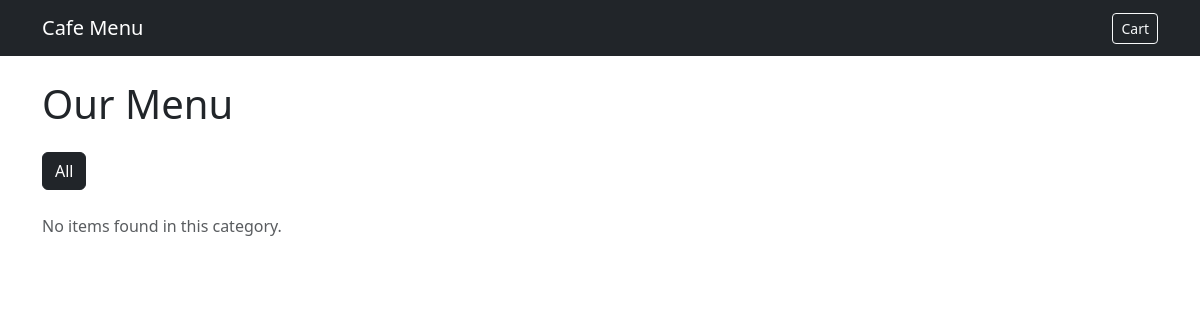
The app's page /, older data.
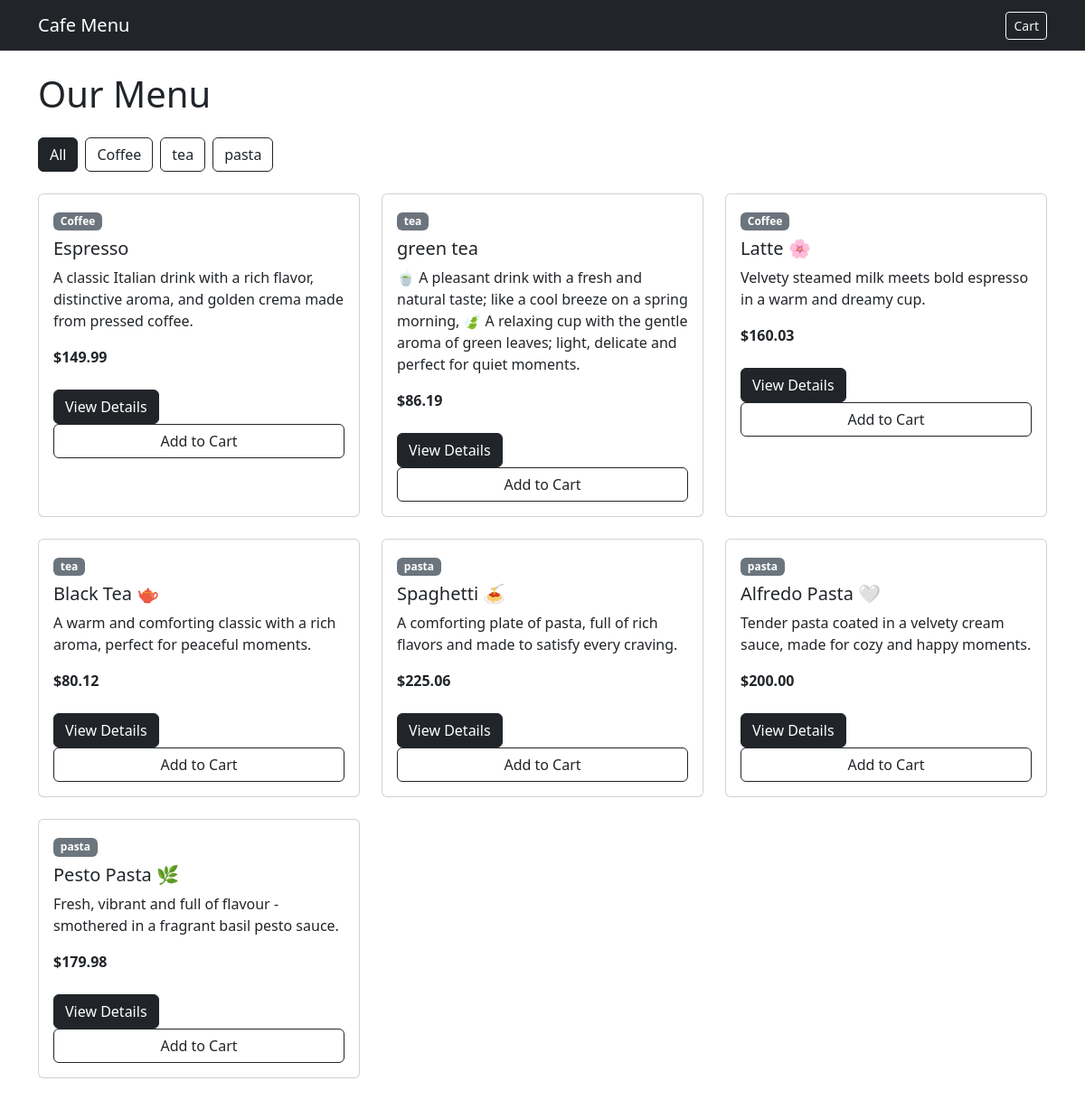
The same page, newer data.
### menu/models.py (models this page shows, shortened)
class Category(models.Model):
    name = models.CharField(max_length=100)
    class Meta:
        verbose_name_plural = "Categories"

class MenuItem(models.Model):
    category = models.ForeignKey(
        Category,
        on_delete=models.CASCADE,
        related_name="items"
    )
    name = models.CharField(max_length=100)
    description = models.TextField(blank=True)
    price = models.DecimalField(max_digits=8, decimal_places=2)
    is_available = models.BooleanField(default=True)

### menu/views.py (the view)
# urls.py: path('', views.menu_home, name='menu_home'),
def menu_home(request):
    categories = Category.objects.prefetch_related('items__images').all()
    selected_category = request.GET.get('category')
    if selected_category:
        items = MenuItem.objects.prefetch_related('images').filter(
            category__name__iexact=selected_category,
            is_available=True
        )
    else:
        items = MenuItem.objects.prefetch_related('images').filter(is_available=True)
    for item in items:
        item.primary_image = item.images.filter(is_primary=True).first() or item.images.first()
    return render(request, 'menu/menu_home.html', {
        'categories': categories,
        'items': items,
        'selected_category': selected_category,
    })

### menu/templates/menu/menu_home.html (shortened to what this page needs)
{% extends 'menu/base.html' %}
{% block content %}
<h1 class="mb-4">Our Menu</h1>
<div class="mb-4 d-flex flex-wrap gap-2">
    <a href="{% url 'menu:menu_home' %}"
       class="btn {% if not selected_category %}btn-dark{% else %}btn-outline-dark{% endif %}">
        All
    </a>
    {% for category in categories %}
        <a href="?category={{ category.name }}"
           class="btn {% if selected_category == category.name %}btn-dark{% else %}btn-outline-dark{% endif %}">
            {{ category.name }}
        </a>
    {% endfor %}
</div>
<div class="row">
    {% for item in items %}
        <div class="col-md-4 mb-4">
            <div class="card h-100">
                <div class="card-body">
                    <span class="badge bg-secondary mb-2">{{ item.category.name }}</span>
                    <h5 class="card-title">{{ item.name }}</h5>
                    <p class="card-text">{{ item.description }}</p>
                    <p class="card-text"><strong>${{ item.price }}</strong></p>
                    <a href="{% url 'menu:menu_item_detail' item.pk %}"
                       class="btn btn-dark mt-2">View Details</a>
                    <form method="post" action="{% url 'menu:cart_add' item.pk %}"
                        {% csrf_token %}
                        <button type="submit" class="btn btn-outline-dark w-100">Add to Cart</button>
                    </form>
                </div>
            </div>
        </div>
    {% empty %}
        <p class="text-muted">No items found in this category.</p>
    {% endfor %}
</div>
{% endblock %}

### menu/templates/menu/base.html (shortened to what this page needs)
<!DOCTYPE html>
<html lang="en">
<head>
    <link href="https://cdn.jsdelivr.net/npm/bootstrap@5.3.0/dist/css/bootstrap.min.css" rel="stylesheet">
</head>
<body>
    <nav class="navbar navbar-dark bg-dark mb-4">
        <div class="container">
            <a class="navbar-brand" href="/">Cafe Menu</a>
            <a href="{% url 'menu:cart_detail' %}" class="btn btn-outline-light btn-sm">
                Cart
            </a>
        </div>
    </nav>
    <div class="container">
        {% block content %}
        {% endblock %}
    </div>
</body>
</html>

Row changes from the older to the newer data that the page shows:
added Category: name "Coffee"
added Category: name "tea"
added Category: name "pasta"
added MenuItem: category.name "Coffee", name "Espresso", description "A classic Italian drink with a rich flavor, distinctive aroma, and golden crema made from pressed coffee.", price "149.99"
added MenuItem: category.name "tea", name "green tea", description "🍵 A pleasant drink with a fresh and natural taste; like a cool breeze on a spring morning, 🍃 A relaxing cup with the gentle aroma of green leaves; light, delicate and perfect for quiet moments.", price "86.19"
added MenuItem: category.name "Coffee", name "Latte 🌸", description "Velvety steamed milk meets bold espresso in a warm and dreamy cup.", price "160.03"
added MenuItem: category.name "tea", name "Black Tea 🫖", description "A warm and comforting classic with a rich aroma, perfect for peaceful moments.", price "80.12"
added MenuItem: category.name "pasta", name "Spaghetti 🍝", description "A comforting plate of pasta, full of rich flavors and made to satisfy every craving.", price "225.06"
added MenuItem: category.name "pasta", name "Alfredo Pasta 🤍", description "Tender pasta coated in a velvety cream sauce, made for cozy and happy moments.", price "200.00"
added MenuItem: category.name "pasta", name "Pesto Pasta 🌿", description "Fresh, vibrant and full of flavour - smothered in a fragrant basil pesto sauce.", price "179.98"
Text that changed along with them:
text no longer shown: "No items found in this category."
